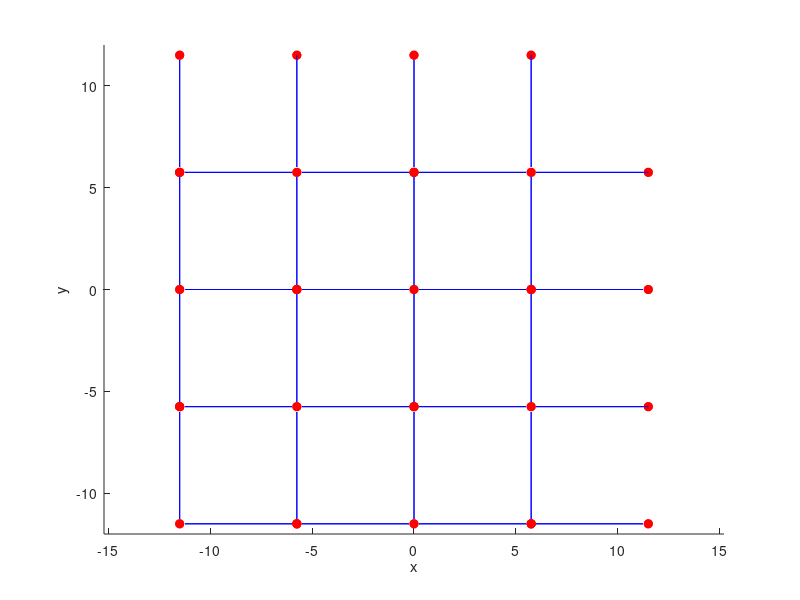

Source code (MATLAB):
clear;

%%
% This is the one with the extra struts

H=17.5;
h=5.5;
L=11.5;

%% Setup first system

Latt.Prep.H=H;
Latt.Prep.h=h;
Latt.Prep.L=L;

Latt.Prep.x=[-L -L./2 0 L./2 L].';
Latt.Prep.y=[-L -L./2 0 L./2 L].';
Latt.Prep.z=[-(H-h) -H./2 h-H./2 H./2-h H./2 H-h].';

Latt.Prep.XCoord=zeros(5,5,6);
Latt.Prep.YCoord=zeros(5,5,6);
Latt.Prep.ZCoord=zeros(5,5,6);
Latt.Prep.Phit=false(5,5,6);
Latt.Prep.PMap=zeros(5,5,6);
Latt.Prep.XLType=[2 1 2 1 2].';

Latt.Prep.LayerHit(1).Mp=false(5,6);
Latt.Prep.LayerHit(1).Mp([1 3 5],1)=true;
Latt.Prep.LayerHit(1).Mp([2 4],2)=true;
Latt.Prep.LayerHit(1).Mp([1 3 5],3)=true;
Latt.Prep.LayerHit(1).Mp([1 3 5],4)=true;
Latt.Prep.LayerHit(1).Mp([2 4],5)=true;
Latt.Prep.LayerHit(1).Mp([1 3 5],6)=true;

Latt.Prep.LayerHit(2).Mp=false(5,6);
Latt.Prep.LayerHit(2).Mp([2 4],1)=true;
Latt.Prep.LayerHit(2).Mp([1 3 5],2)=true;
Latt.Prep.LayerHit(2).Mp([2 4],3)=true;
Latt.Prep.LayerHit(2).Mp([2 4],4)=true;
Latt.Prep.LayerHit(2).Mp([1 3 5],5)=true;
Latt.Prep.LayerHit(2).Mp([2 4],6)=true;
Latt.Prep.NodePoints=zeros(74,3);
nNodes=0;

for nx=1:5   
    nType=Latt.Prep.XLType(nx);
    for ny=1:5
        for nz=1:6
            Latt.Prep.XCoord(ny,nx,nz)=Latt.Prep.x(nx);
            Latt.Prep.YCoord(ny,nx,nz)=Latt.Prep.y(ny);
            Latt.Prep.ZCoord(ny,nx,nz)=Latt.Prep.z(nz);
            
            Latt.Prep.Phit(ny,nx,nz)=Latt.Prep.LayerHit(nType).Mp(ny,nz);
            
            if (Latt.Prep.Phit(ny,nx,nz))
                nNodes=nNodes+1;
                Latt.Prep.NodePoints(nNodes,:)=[ny,nx,nz];
                Latt.Prep.PMap(ny,nx,nz)=nNodes;
            end
            
        end
    end
end

%%
Latt.Nodes=zeros(size(Latt.Prep.NodePoints,1),3);
for nNodes=1:size(Latt.Prep.NodePoints,1)
    ny=Latt.Prep.NodePoints(nNodes,1);
    nx=Latt.Prep.NodePoints(nNodes,2);
    nz=Latt.Prep.NodePoints(nNodes,3);
    Latt.Nodes(nNodes,:)=[Latt.Prep.XCoord(ny,nx,nz),...
        Latt.Prep.YCoord(ny,nx,nz),Latt.Prep.ZCoord(ny,nx,nz)];
end

%% Now for Beams
Latt.Prep.Layer(1).Struts=zeros(16,2);
Latt.Prep.Layer(1).ExtraStrut=false(16,1);
Latt.Prep.Layer(1).EdgeStrut=false(16,1);

Latt.Prep.Layer(1).ExtraStrut([8,9])=true;
Latt.Prep.Layer(1).EdgeStrut([3,16])=true;

Latt.Prep.Layer(1).Struts(1,:)=sort([1 6]);
Latt.Prep.Layer(1).Struts(2,:)=sort([2 7]);
Latt.Prep.Layer(1).Struts(3,:)=sort([3 8]);
Latt.Prep.Layer(1).Struts(4,:)=sort([6 4]);
Latt.Prep.Layer(1).Struts(5,:)=sort([4 7]);
Latt.Prep.Layer(1).Struts(6,:)=sort([7 5]);
Latt.Prep.Layer(1).Struts(7,:)=sort([5 8]);
Latt.Prep.Layer(1).Struts(8,:)=sort([4 12]);
Latt.Prep.Layer(1).Struts(9,:)=sort([5 13]);
Latt.Prep.Layer(1).Struts(10,:)=sort([9 12]);
Latt.Prep.Layer(1).Struts(11,:)=sort([10 12]);
Latt.Prep.Layer(1).Struts(12,:)=sort([10 13]);
Latt.Prep.Layer(1).Struts(13,:)=sort([13 11]);
Latt.Prep.Layer(1).Struts(14,:)=sort([9 14]);
Latt.Prep.Layer(1).Struts(15,:)=sort([10 15]);
Latt.Prep.Layer(1).Struts(16,:)=sort([11 16]);

Latt.Prep.Layer(1).ConnectStruts=[4 5 6 7 10 11 12 13];

Latt.Prep.Layer(1).NMap=zeros(16,2);
Latt.Prep.Layer(1).NMap(1,:)=[1,1];
Latt.Prep.Layer(1).NMap(2,:)=[3,1];
Latt.Prep.Layer(1).NMap(3,:)=[5,1];
Latt.Prep.Layer(1).NMap(4,:)=[2,2];
Latt.Prep.Layer(1).NMap(5,:)=[4,2];
Latt.Prep.Layer(1).NMap(6,:)=[1,3];
Latt.Prep.Layer(1).NMap(7,:)=[3,3];
Latt.Prep.Layer(1).NMap(8,:)=[5,3];
Latt.Prep.Layer(1).NMap(9,:)=[1,4];
Latt.Prep.Layer(1).NMap(10,:)=[3,4];
Latt.Prep.Layer(1).NMap(11,:)=[5,4];
Latt.Prep.Layer(1).NMap(12,:)=[2,5];
Latt.Prep.Layer(1).NMap(13,:)=[4,5];
Latt.Prep.Layer(1).NMap(14,:)=[1,6];
Latt.Prep.Layer(1).NMap(15,:)=[3,6];
Latt.Prep.Layer(1).NMap(16,:)=[5,6];



% --
Latt.Prep.Layer(2).Struts=zeros(15,2);
Latt.Prep.Layer(2).ExtraStrut=false(15,1);
Latt.Prep.Layer(2).EdgeStrut=false(15,1);

Latt.Prep.Layer(2).EdgeStrut(9)=true;

Latt.Prep.Layer(2).Struts(1,:)=sort([1 6]);
Latt.Prep.Layer(2).Struts(2,:)=sort([2 7]);
Latt.Prep.Layer(2).Struts(3,:)=sort([3 6]);
Latt.Prep.Layer(2).Struts(4,:)=sort([4 6]);
Latt.Prep.Layer(2).Struts(5,:)=sort([4 7]);
Latt.Prep.Layer(2).Struts(6,:)=sort([5 7]);
Latt.Prep.Layer(2).Struts(7,:)=sort([3 10]);
Latt.Prep.Layer(2).Struts(8,:)=sort([4 11]);
Latt.Prep.Layer(2).Struts(9,:)=sort([5 12]);
Latt.Prep.Layer(2).Struts(10,:)=sort([10 8]);
Latt.Prep.Layer(2).Struts(11,:)=sort([8 11]);
Latt.Prep.Layer(2).Struts(12,:)=sort([11 9]);
Latt.Prep.Layer(2).Struts(13,:)=sort([9 12]);
Latt.Prep.Layer(2).Struts(14,:)=sort([8 13]);
Latt.Prep.Layer(2).Struts(15,:)=sort([9 14]);

Latt.Prep.Layer(2).ConnectStruts=[3 4 5 6 10 11 12 13];

Latt.Prep.Layer(2).NMap=zeros(14,2);
Latt.Prep.Layer(2).NMap(1,:)=[2,1];
Latt.Prep.Layer(2).NMap(2,:)=[4,1];
Latt.Prep.Layer(2).NMap(3,:)=[1,2];
Latt.Prep.Layer(2).NMap(4,:)=[3,2];
Latt.Prep.Layer(2).NMap(5,:)=[5,2];
Latt.Prep.Layer(2).NMap(6,:)=[2,3];
Latt.Prep.Layer(2).NMap(7,:)=[4,3];
Latt.Prep.Layer(2).NMap(8,:)=[2,4];
Latt.Prep.Layer(2).NMap(9,:)=[4,4];
Latt.Prep.Layer(2).NMap(10,:)=[1,5];
Latt.Prep.Layer(2).NMap(11,:)=[3,5];
Latt.Prep.Layer(2).NMap(12,:)=[5,5];
Latt.Prep.Layer(2).NMap(13,:)=[2,6];
Latt.Prep.Layer(2).NMap(14,:)=[4,6];

%%
Latt.Struts=zeros(117,2);
Latt.ExtraStrut=false(117,1);
Latt.EdgeStrut=false(117,1);
nStrut=0;
for nLayer=1:5
   LayerType=Latt.Prep.XLType(nLayer);
   for nS=1:size(Latt.Prep.Layer(LayerType).Struts,1)
       nStrut=nStrut+1;
       p1=Latt.Prep.Layer(LayerType).Struts(nS,1);
       ny=Latt.Prep.Layer(LayerType).NMap(p1,1);
       nz=Latt.Prep.Layer(LayerType).NMap(p1,2);
       P1=Latt.Prep.PMap(ny,nLayer,nz);
       
       p2=Latt.Prep.Layer(LayerType).Struts(nS,2);
       ny=Latt.Prep.Layer(LayerType).NMap(p2,1);
       nz=Latt.Prep.Layer(LayerType).NMap(p2,2);
       P2=Latt.Prep.PMap(ny,nLayer,nz);
       
       Latt.Struts(nStrut,:)=[P1 P2];
       Latt.ExtraStrut(nStrut)=Latt.Prep.Layer(LayerType).ExtraStrut(nS);
       Latt.EdgeStrut(nStrut)=Latt.Prep.Layer(LayerType).EdgeStrut(nS);
       if nLayer==5
           Latt.EdgeStrut(nStrut)=true;
       end
       
   end
end

%%
for nLayer=1:5
   LayerType=Latt.Prep.XLType(nLayer);
   for nS=Latt.Prep.Layer(LayerType).ConnectStruts
       nStrut=nStrut+1;
       p1=Latt.Prep.Layer(LayerType).Struts(nS,1);
       ny=Latt.Prep.Layer(LayerType).NMap(p1,1);
       nz=Latt.Prep.Layer(LayerType).NMap(p1,2);
       P1=Latt.Prep.PMap(nLayer,ny,nz);
       
       p2=Latt.Prep.Layer(LayerType).Struts(nS,2);
       ny=Latt.Prep.Layer(LayerType).NMap(p2,1);
       nz=Latt.Prep.Layer(LayerType).NMap(p2,2);
       P2=Latt.Prep.PMap(nLayer,ny,nz);
       
       Latt.Struts(nStrut,:)=[P1 P2];
       Latt.ExtraStrut(nStrut)=Latt.Prep.Layer(LayerType).ExtraStrut(nS);
%        Latt.EdgeStrut(nStrut)=Latt.Prep.Layer(LayerType).EdgeStrut(nS);
       if nLayer==5
           Latt.EdgeStrut(nStrut)=true;
       end
       
   end
end

removeExtra=true;
removeEdge=true;

Latt.StrutsFull=Latt.Struts;
Latt.NodesFull=Latt.Nodes;

if (removeExtra) && (removeEdge)
    MyKeep=(~Latt.ExtraStrut)&(~Latt.EdgeStrut);
elseif removeExtra
    MyKeep=(~Latt.ExtraStrut);
elseif removeEdge
    MyKeep=(~Latt.EdgeStrut);
else
    MyKeep=true(117,1);
end

Latt.Struts=Latt.Struts(MyKeep,:);


%% Cleanup 
if removeEdge
MyUniqueNode=unique([Latt.Struts(:,1);Latt.Struts(:,2)]);
NodeKeep=false(length(Latt.Nodes),1);
NewNodeNum=zeros(length(Latt.Nodes),1);
NodeKeep(MyUniqueNode)=true;
nNode=0;
    for n1=1:length(NodeKeep)
       if NodeKeep(n1)
           nNode=nNode+1;
           NewNodeNum(n1)=nNode;
       end
    end
Latt.Nodes=Latt.Nodes(NodeKeep,:);

    for n1=1:length(Latt.Struts)
       Latt.Struts(n1,1)=NewNodeNum(Latt.Struts(n1,1));
       Latt.Struts(n1,2)=NewNodeNum(Latt.Struts(n1,2));
    end
end

%%
figure(1);
clf;
hold on;
plot3(Latt.Nodes(:,1),Latt.Nodes(:,2),Latt.Nodes(:,3),'ro','MarkerFaceColor','r');

axis equal;

for n1=1:length(Latt.Struts)
%    if ~Latt.ExtraStrut(n1)
   XX=Latt.Nodes(Latt.Struts(n1,:),1);
   YY=Latt.Nodes(Latt.Struts(n1,:),2);
   ZZ=Latt.Nodes(Latt.Struts(n1,:),3);
   plot3(XX,YY,ZZ,'b-');
%    end
end

xlabel('x');
ylabel('y');
zlabel('z');